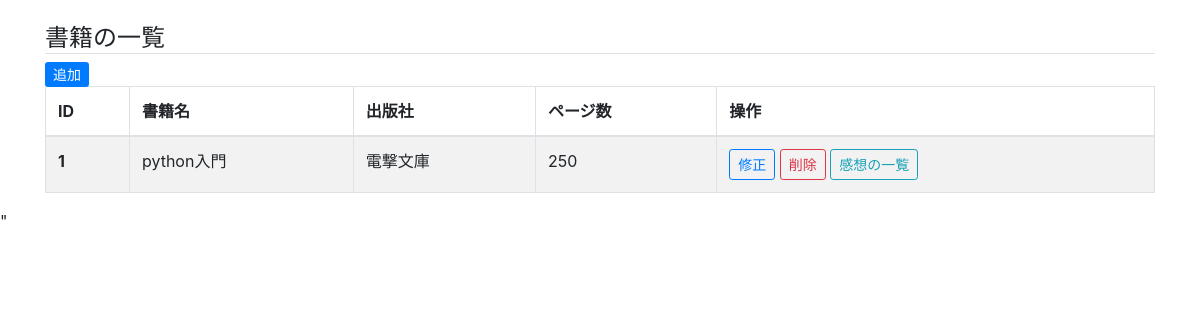
The page /cms/book/ on the database as committed earlier.
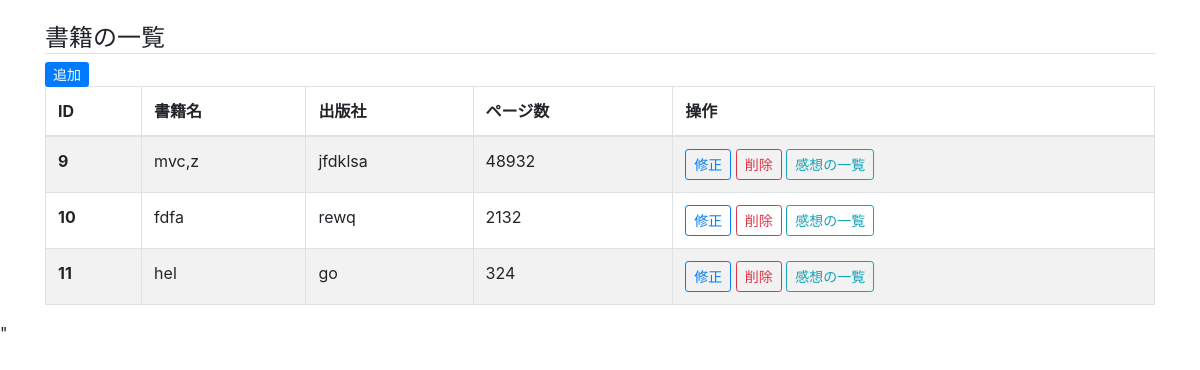
The same page on the database as committed later.
### cms/models.py (models this page shows, shortened)
class Book(models.Model):
    name = models.CharField('書籍名', max_length=255)
    publisher = models.CharField('出版社', max_length=255, blank=True)
    page = models.IntegerField('ページ数', blank=True, default=0)

### cms/views.py (the view)
# urls.py: path('book/', views.book_list, name='book_list'),
def book_list(request):
    books = Book.objects.all().order_by('id')
    return render(request, 'cms/book_list.html', {'books': books})

### cms/templates/cms/book_list.html (shortened to what this page needs)
{% extends "cms/base.html" %}
{% block content %}
    <h4 class="mt-4 border-bottom">書籍の一覧</h4>
    <a href="{% url 'cms:book_add' %}" class="btn-primary btn-sm my-3">追加</a>
    <table class="table table-striped table-bordered">
        <thead>
            <tr>
                <th scope="col">ID</th>
                <th scope="col">書籍名</th>
                <th scope="col">出版社</th>
                <th scope="col">ページ数</th>
                <th scope="col">操作</th>
            </tr>
        </thead>
        <tbody>
            {% for book in books %}
            <tr>
                <th scope="row">{{ book.id }}</th>
                <td>{{ book.name }}</td>
                <td>{{ book.publisher }}</td>
                <td>{{ book.page }}</td>
                <td>
                    <a href="{% url 'cms:book_mod' book_id=book.id %}" class="btn btn-outline-primary btn-sm">修正</a>
                    <a href="{% url 'cms:book_del' book_id=book.id %}" class="btn btn-outline-danger btn-sm">削除</a>
                    <a href="{% url 'cms:impression_list' book_id=book.id %}" class="btn btn-outline-info btn-sm">感想の一覧</a>
                </td>
            </tr>
            {% endfor %}
        </tbody>
    </table>
{% endblock content %}

### cms/templates/cms/base.html (shortened to what this page needs)
{% load i18n static %}
<!DOCTYPE html>{% get_current_language as LANGUAGE_CODE %}
<html lang="{{ LANGUAGE_CODE|default:"en-us" }}">
    <head>
        <link rel="stylesheet" href="{% static 'cms/css/bootstrap.min.css' %}">
    </head>
    <body>
        <div class="container">
            {% block content %}{% endblock %}
        </div>
    </body>
</html>"

Rows that differ between the two databases and show on the page:
removed Book: id "1", name "python入門", publisher "電撃文庫", page "250"
added Book: id "9", name "mvc,z", publisher "jfdklsa", page "48932"
added Book: id "10", name "fdfa", publisher "rewq", page "2132"
added Book: id "11", name "hel", publisher "go", page "324"
